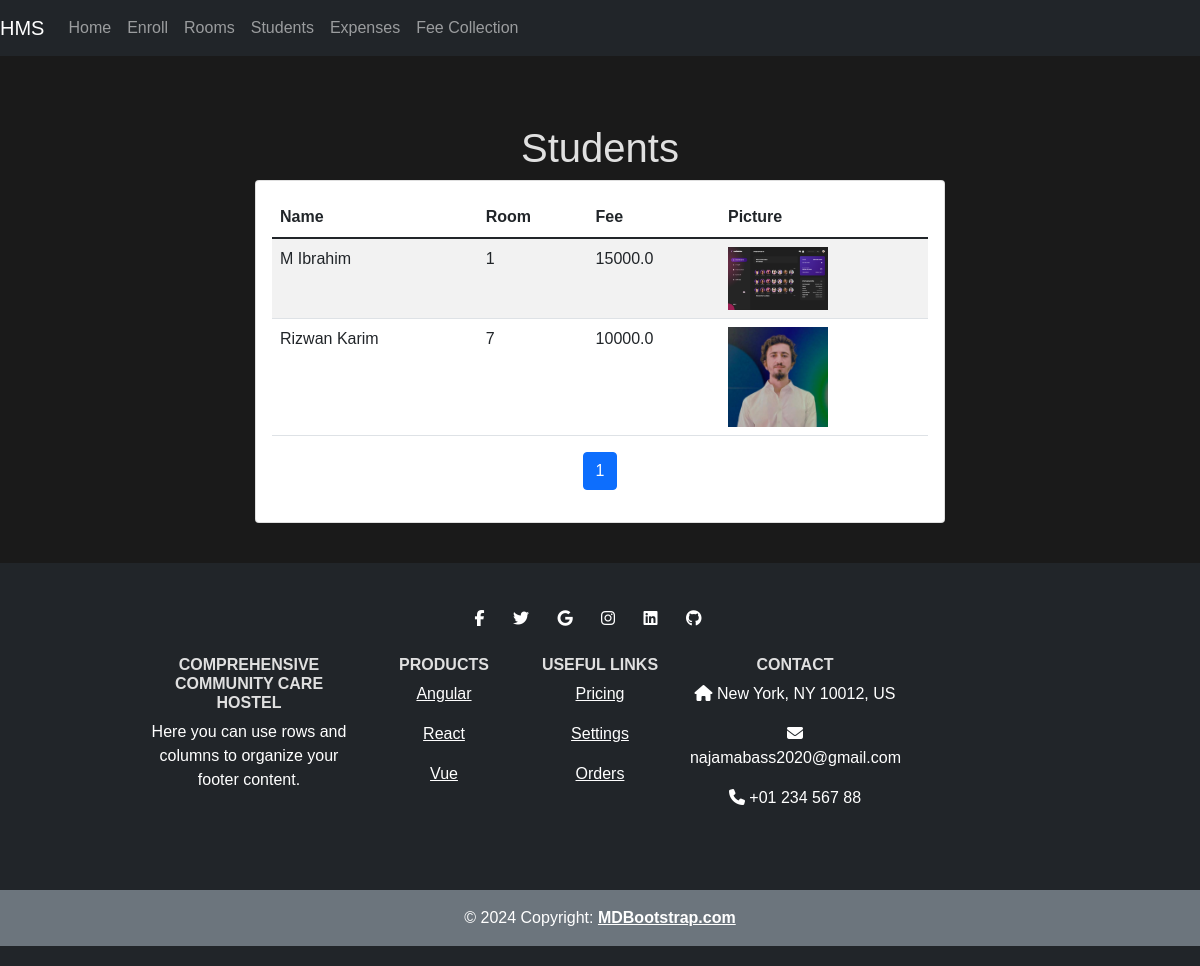
/students (signed in), run on the app's committed database.
### models.py (models this page shows)
class Student(db.Model):
    id = db.Column(db.Integer, primary_key=True)
    name = db.Column(db.String(100), nullable=False)
    fee = db.Column(db.Float, nullable=False, server_default='0')
    picture = db.Column(db.String(100), nullable=True)
    room_id = db.Column(db.Integer, db.ForeignKey('room.id'), nullable=False)
    fee_records = db.relationship('FeeRecord', back_populates='student', cascade="all, delete-orphan")

class Room(db.Model):
    id = db.Column(db.Integer, primary_key=True)
    room_number = db.Column(db.Integer, unique=True, nullable=False)
    students = db.relationship('Student', backref='room', lazy=True)

### app.py (the view)
@app.route('/students')
@login_required
def students():
    page = request.args.get('page', 1, type=int)  # Get current page number, default is 1
    per_page = 10  # Number of students per page
    paginated_students = Student.query.paginate(page=page, per_page=per_page)
    return render_template('students.html', students=paginated_students)

### app.py (called while the page is built)
@login_manager.user_loader
def load_user(user_id):
    return Admin.query.get(int(user_id))

### templates/students.html (shortened to what this page needs)
{% extends 'base.html' %}
{% block content %}
<h1 class="text-center">Students</h1>
<div class="d-flex justify-content-center">
    <div class="card w-75">
        <div class="card-body">
            <table class="table table-striped">
                <thead>
                    <tr>
                        <th>Name</th>
                        <th>Room</th>
                        <th>Fee</th>
                        <th>Picture</th>
                    </tr>
                </thead>
                <tbody>
                    {% for student in students.items %}
                    <tr>
                        <td>{{ student.name }}</td>
                        <td>{{ student.room.room_number }}</td>
                        <td>{{ student.fee }}</td>
                        <td><img src="{{ url_for('static', filename='uploads/' ~ student.picture) }}" alt="Student Picture" width="100"></td>
                    </tr>
                    {% endfor %}
                </tbody>
            </table>
            <nav aria-label="Page navigation">
                <ul class="pagination justify-content-center">
                    {% for page_num in range(1, students.pages + 1) %}
                        <li class="page-item {% if page_num == students.page %}active{% endif %}">
                            <a class="page-link" href="{{ url_for('students', page=page_num) }}">{{ page_num }}</a>
                        </li>
                    {% endfor %}
                </ul>
            </nav>
        </div>
    </div>
</div>
{% endblock %}

### static/style.css (style rules this page uses)
body { font-family: Arial, sans-serif; background-color: #1a1a1a; color: white; margin: 0; padding: 0; }
h1, h2, h3, h4, h5, h6 { color: #e0e0e0; }

### data on the page
Student: name "M Ibrahim", room.room_number "1", fee "15000.0", picture (picture)
Student: name "Rizwan Karim", room.room_number "7", fee "10000.0", picture (picture)

### other printed values
{{ page_num }} "1"
